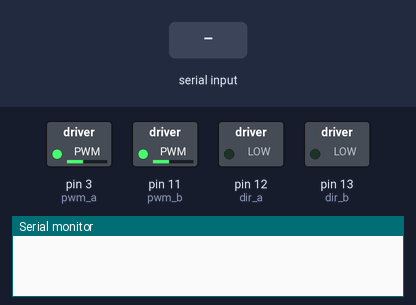
Simulated run of this sketch. Board: Arduino Uno, built with avr-gcc and run on an emulated ATmega328P. Parts: switched loads named in the sketch (green lamp = pin HIGH), the last lines printed to the serial monitor. The inputs (shaded band) are chosen by the test bench.

Above: at 1.2 s.
1.3 s: "30,150\n" received over Serial
At 1.47 s:
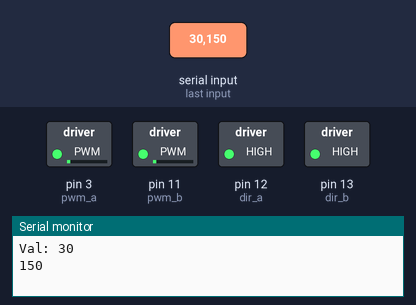
At 2.9 s:
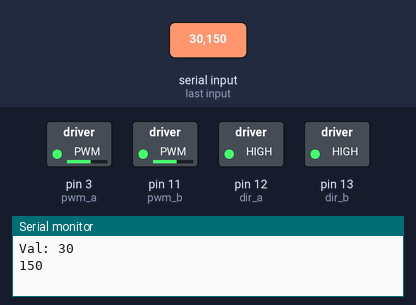
3.7 s: "666\n" received over Serial
At 5.2 s:
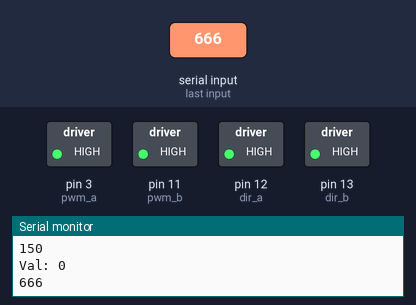
Timing chart, 0 to 6.7 s (numbered marks = the images above; inputs shaded):
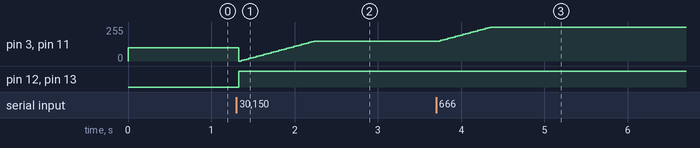

Measured:
- after the input at 1.3 s, pin 12 (dir_a), pin 13 (dir_b): LOW → HIGH at once
- after the input at 3.7 s, pin 3 (pwm_a), pin 11 (pwm_b): moves from 150/255 to 255/255 over 0.60 s, starting after 0.05 s

The sketch:

SerialArdumotor.ino
```cpp
/* Read Ardumotor speed from serial port
 * Jason Antico
 */

int pwm_a = 3;   //PWM control for motor outputs 1 and 2 is on digital pin 3
int pwm_b = 11;  //PWM control for motor outputs 3 and 4 is on digital pin 11
int dir_a = 12;  //direction control for motor outputs 1 and 2 is on digital pin 12
int dir_b = 13;  //direction control for motor outputs 3 and 4 is on digital pin 13
int val = 0;     //value for fade
bool stopChecking = false;
int lastSpeed = 0;

void setup() {
   // Choose a baud rate and configuration. 9600
   // Default is 8-bit with No parity and 1 stop bit
   Serial.begin(2400, SERIAL_8N1);

  pinMode(pwm_a, OUTPUT);  //Set control pins to be outputs
  pinMode(pwm_b, OUTPUT);
  pinMode(dir_a, OUTPUT);
  pinMode(dir_b, OUTPUT);

  analogWrite(pwm_a, 100);  //set both motors to run at (100/255 = 39)% duty cycle (slow)
  analogWrite(pwm_b, 100);
}

void loop() {
   byte charIn;
   int desiredSpeed = 0;
//   Serial.print("Looping...");
//   Serial.println();
   if (Serial.available()) {
     desiredSpeed = Serial.parseInt();
     Serial.print("Val: ");
     Serial.print(desiredSpeed);
     Serial.println();
     if (desiredSpeed == 666) {
        stopChecking = !stopChecking;
        Serial.print("Received stop signal");
        Serial.println();
     }

     if(!stopChecking){          // A byte has been received
  //      charIn = Serial.read() - '0';       // Read the character in from the BBB
        //if (Serial.available()) {
           desiredSpeed = Serial.parseInt();
        //}
        Serial.print(desiredSpeed);
        Serial.println();
        if (desiredSpeed == 0) {
          continueSpeed(lastSpeed);
        } else {
          //fadeFromSpeed(lastSpeed);
          if (desiredSpeed > 0) {
              forw();
          } else {
              back();
          }
           desiredSpeed = abs(desiredSpeed);
           desiredSpeed = min(desiredSpeed,255);
           fadeToSpeed(lastSpeed, desiredSpeed);
           lastSpeed = desiredSpeed;
           }
        } else {
           astop();
           bstop();
        }
     }
}

/* Let's take a moment to talk about these functions. The forw and back functions are simply designating the direction the motors will turn once they are fed a PWM signal.
If you only call the forw, or back functions, you will not see the motors turn. On a similar note the fade in and out functions will only change PWM, so you need to consider
the direction you were last set to. In the code above, you might have noticed that I called forw and fade in the same grouping. You will want to call a new direction, and then
declare your pwm fade. There is also a stop function.
*/

void forw() // no pwm defined
{
  digitalWrite(dir_a, HIGH);  //Reverse motor direction, 1 high, 2 low
  digitalWrite(dir_b, HIGH);  //Reverse motor direction, 3 low, 4 high
}

void back() // no pwm defined
{
  digitalWrite(dir_a, LOW);  //Set motor direction, 1 low, 2 high
  digitalWrite(dir_b, LOW);  //Set motor direction, 3 high, 4 low
}

void forward() //full speed forward
{
  digitalWrite(dir_a, HIGH);  //Reverse motor direction, 1 high, 2 low
  digitalWrite(dir_b, HIGH);  //Reverse motor direction, 3 low, 4 high
  analogWrite(pwm_a, 255);    //set both motors to run at (100/255 = 39)% duty cycle
  analogWrite(pwm_b, 255);
}

void backward() //full speed backward
{
  digitalWrite(dir_a, LOW);  //Set motor direction, 1 low, 2 high
  digitalWrite(dir_b, LOW);  //Set motor direction, 3 high, 4 low
  analogWrite(pwm_a, 255);   //set both motors to run at 100% duty cycle (fast)
  analogWrite(pwm_b, 255);
}

void stopped() //stop
{
  digitalWrite(dir_a, LOW); //Set motor direction, 1 low, 2 high
  digitalWrite(dir_b, LOW); //Set motor direction, 3 high, 4 low
  analogWrite(pwm_a, 0);    //set both motors to run at 0% duty cycle (fast)
  analogWrite(pwm_b, 0);
}

void fadein()
{
  // fade in from min to max in increments of 5 points:
  for(int fadeValue = 0 ; fadeValue <= 255; fadeValue +=5)
  {
     // sets the value (range from 0 to 255):
    analogWrite(pwm_a, fadeValue);
    analogWrite(pwm_b, fadeValue);
    // wait for 30 milliseconds to see the dimming effect
    delay(30);
  }
}

void fadeToSpeed(int oldSpeed, int newSpeed)
{
  // fade in from min to max in increments of 5 points:
  if (newSpeed > oldSpeed){
    for(int fadeValue = oldSpeed ; fadeValue <= newSpeed; fadeValue +=5)
    {
       // sets the value (range from 0 to 255):
      analogWrite(pwm_a, fadeValue);
      analogWrite(pwm_b, fadeValue);
      // wait for 30 milliseconds to see the dimming effect
      delay(30);
    }
  } else {
    for(int fadeValue = oldSpeed ; fadeValue >= newSpeed; fadeValue -=5)
    {
       // sets the value (range from 0 to 255):
      analogWrite(pwm_a, fadeValue);
      analogWrite(pwm_b, fadeValue);
      // wait for 30 milliseconds to see the dimming effect
      delay(30);
    }
  }
}

void fadeout()
{
  // fade out from max to min in increments of 5 points:
  for(int fadeValue = 255 ; fadeValue >= 0; fadeValue -=5)
  {
    // sets the value (range from 0 to 255):
    analogWrite(pwm_a, fadeValue);
    analogWrite(pwm_b, fadeValue);
    // wait for 30 milliseconds to see the dimming effect
    delay(30);
}
}


void fadeFromSpeed(int maxSpeed)
{
  // fade out from max to min in increments of 5 points:
  for(int fadeValue = maxSpeed ; fadeValue >= 0; fadeValue -=5)
  {
    // sets the value (range from 0 to 255):
    analogWrite(pwm_a, fadeValue);
    analogWrite(pwm_b, fadeValue);
    // wait for 30 milliseconds to see the dimming effect
    delay(30);
  }
}

void continueSpeed(int spd) //full speed backward
{
  analogWrite(pwm_a, spd);   //set both motors to run at desiredSpeed
  analogWrite(pwm_b, spd);
}

void astop()                   //stop motor A
{
  analogWrite(pwm_a, 0);    //set both motors to run at 0% duty cycle (fast)
}

void bstop()                   //stop motor B
{
  analogWrite(pwm_b, 0);    //set both motors to run at 0% duty cycle (fast)
}
```
